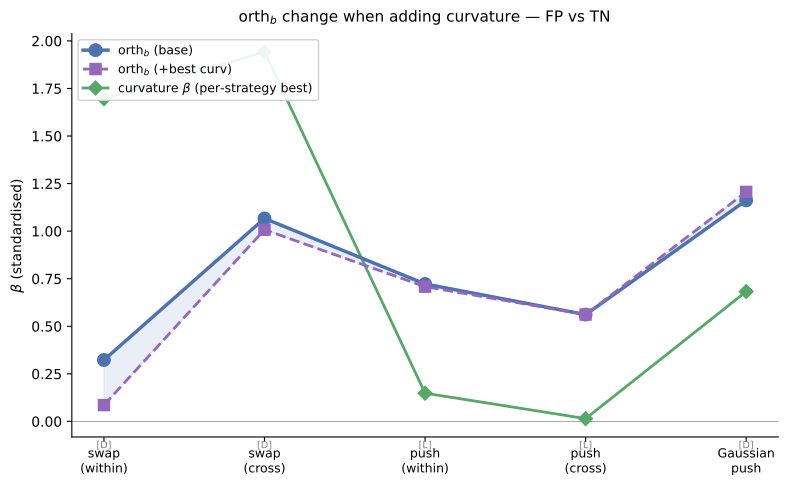

The Python source for this figure:
"""orth beta reduction — FP vs TN only.

Shows orth beta in base model vs after adding downstream curvature,
and the curvature beta itself.
Uses gap_frac consistently across all strategies.

Usage:
    python figures/fig_orth_beta_reduction_fptn.py [--csv PATH]
"""
import argparse, warnings
import numpy as np
import pandas as pd
from sklearn.linear_model import LogisticRegression
import matplotlib
matplotlib.use("Agg")
import matplotlib.pyplot as plt

warnings.filterwarnings("ignore")

BUCKETS = ["STR_swap_within", "STR_swap_cross",
           "STR_push_within", "STR_push_cross", "Gaussian_push"]
BUCKET_LABELS = {
    "STR_swap_within": "swap\n(within)", "STR_swap_cross": "swap\n(cross)",
    "STR_push_within": "push\n(within)", "STR_push_cross": "push\n(cross)",
    "Gaussian_push": "Gaussian\npush",
}
CURV_MAP = {
    "STR_swap_within": "gap_frac",
    "STR_swap_cross":  "gap_frac",
    "STR_push_within": "local_gap_frac",
    "STR_push_cross":  "local_gap_frac",
    "Gaussian_push":   "gap_frac",
}
CURV_LABELS = {"gap_frac": "dwnstrm curv", "local_gap_frac": "local curv"}


def _strat_bucket(row):
    push = str(row["push_site"]) if pd.notna(row.get("push_site")) else ""
    strategy = str(row["strategy"]) if pd.notna(row.get("strategy")) else ""
    base, target = row.get("base_task"), row.get("target_task")
    within = pd.notna(target) and base == target
    if push == "input": return f"STR_swap_{'within' if within else 'cross'}"
    if push == "self": return f"{strategy}_self"
    if strategy == "STR": return f"STR_push_{'within' if within else 'cross'}"
    return f"{strategy}_push"


def build_fptn_population(df, bucket):
    sub = df[df["bucket"] == bucket].copy()
    ic = sub[sub["in_base_circuit"] == True]
    oc = sub[sub["in_base_circuit"] == False].copy()
    thr = ic.groupby("combo")["abs_NIE"].median().to_dict()
    def is_fp(row):
        t = thr.get(row["combo"])
        return t is not None and pd.notna(row["abs_NIE"]) and row["abs_NIE"] >= t
    oc["label"] = oc.apply(is_fp, axis=1).astype(float)
    return oc


def zscore(df, feats):
    out = df.copy()
    for f in feats:
        out[f"z_{f}"] = out.groupby("combo")[f].transform(
            lambda s: (s - s.mean()) / (s.std() + 1e-12))
    return out


def fit_model(df, feats):
    z = [f"z_{f}" for f in feats]
    X = df[z].values.astype(float)
    y = df["label"].values
    lr = LogisticRegression(max_iter=2000, C=10.0)
    lr.fit(X, y)
    return {f: lr.coef_[0][i] for i, f in enumerate(feats)}


def main():
    ap = argparse.ArgumentParser()
    ap.add_argument("--csv", default="interaction_analysis_ripplefull/rows.csv")
    ap.add_argument("--out", default="figures/fig_orth_beta_reduction_fptn.pdf")
    args = ap.parse_args()

    df = pd.read_csv(args.csv)
    df["bucket"] = df.apply(_strat_bucket, axis=1)

    x = np.arange(len(BUCKETS))
    orth_base, orth_curv, curv_beta = [], [], []

    curv_used = []
    for bk in BUCKETS:
        curv_feat = CURV_MAP[bk]
        curv_used.append(curv_feat)
        pool = build_fptn_population(df, bk)
        is_cross = "cross" in bk
        base_feats = ["orth_base", "along_nonbase_max"]
        if is_cross:
            base_feats.append("along_target")
        required = base_feats + [curv_feat]
        pool = pool.dropna(subset=required + ["label", "combo"])
        pool = zscore(pool, required)
        for f in required:
            pool = pool[np.isfinite(pool[f])]

        betas_b = fit_model(pool, base_feats)
        orth_base.append(betas_b["orth_base"])

        betas_c = fit_model(pool, base_feats + [curv_feat])
        orth_curv.append(betas_c["orth_base"])
        curv_beta.append(betas_c[curv_feat])

    fig, ax = plt.subplots(figsize=(8, 5))
    ax.plot(x, orth_base, color="#4C72B0", marker="o", ls="-", lw=2.5,
            markersize=9, zorder=4, label=r"$\mathrm{orth}_b$ (base)")
    ax.plot(x, orth_curv, color="#9467BD", marker="s", ls="--", lw=2.0,
            markersize=8, zorder=4, label=r"$\mathrm{orth}_b$ (+best curv)")
    ax.plot(x, curv_beta, color="#55A868", marker="D", ls="-", lw=2.0,
            markersize=7, zorder=3, label=r"curvature $\beta$ (per-strategy best)")
    ax.fill_between(x, orth_base, orth_curv, color="#4C72B0", alpha=0.12, zorder=1)

    ax.axhline(0, color="grey", ls="-", lw=0.5, zorder=0)
    ax.set_xticks(x)
    ax.set_xticklabels([BUCKET_LABELS[bk] for bk in BUCKETS], fontsize=9)
    for xi, cf in enumerate(curv_used):
        tag = "L" if cf == "local_gap_frac" else "D"
        ax.text(xi, ax.get_ylim()[0] - 0.02, f"[{tag}]",
                ha="center", va="top", fontsize=7, color="grey")
    ax.set_ylabel(r"$\beta$ (standardised)", fontsize=10)
    ax.set_title(r"$\mathrm{orth}_b$ change when adding curvature — FP vs TN", fontsize=11, pad=8)
    ax.legend(fontsize=9, loc="upper left", framealpha=0.9)
    ax.spines["top"].set_visible(False)
    ax.spines["right"].set_visible(False)

    fig.tight_layout()
    fig.savefig(args.out, dpi=200, bbox_inches="tight")
    print(f"Saved {args.out}")


if __name__ == "__main__":
    main()
